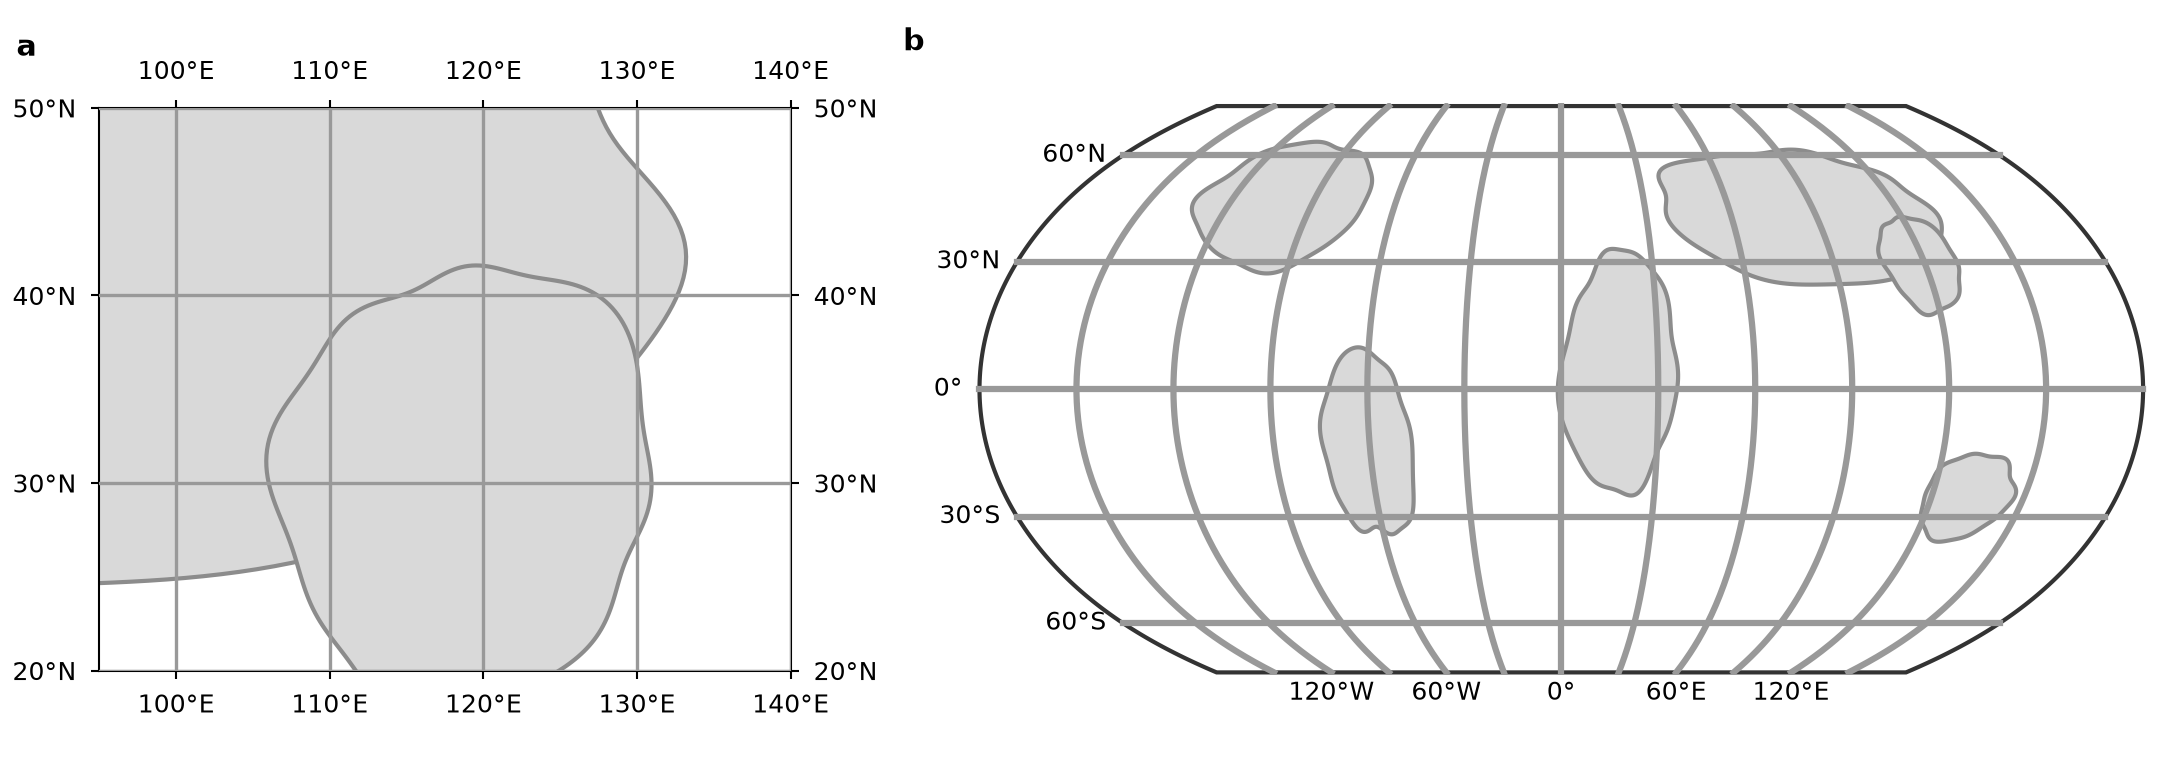

This chart was generated by the following Python code:
"""Graticule: latitude and longitude lines on a lon/lat map (a) and on an Equal Earth world map (b).

Synthetic land on a lon/lat grid; writes snippet.png next to this file.
"""

import os
from pathlib import Path

import matplotlib.pyplot as plt
import numpy as np
from matplotlib.patches import PathPatch, Polygon
from matplotlib.path import Path as MplPath
from matplotlib.ticker import FuncFormatter, MultipleLocator

MM = 1 / 25.4
STYLE_DIR = Path(__file__).resolve().parent / "../../../styles"
REGION = (95, 140, 20, 50)  # panel a: lon_min, lon_max, lat_min, lat_max
STEP_A = 10  # degrees between grid lines in panel a
PARALLELS = np.arange(-60, 61, 30)  # panel b
MERIDIANS = np.arange(-180, 181, 30)
LABELED_MERIDIANS = np.arange(-120, 121, 60)
GRATICULE = {"color": "0.6"}
FRAME = {"facecolor": "none", "edgecolor": "0.2"}
LAND = {"facecolor": "0.85", "edgecolor": "0.55"}
# Land masses: center lon, center lat, half-width and half-height in degrees.
LANDS = [(-100, 45, 30, 18), (-60, -15, 14, 22), (20, 5, 18, 28), (85, 45, 50, 18),
         (133, -25, 15, 10), (120, 30, 12, 12)]


def wiggle(rng, n, scale, terms=10):
    t = np.linspace(0, 1, n, endpoint=False)
    return sum(scale / k * np.sin(2 * np.pi * k * t + rng.uniform(0, 2 * np.pi))
               for k in range(1, terms + 1))


def land_rings(rng):
    rings = []
    for lon, lat, rx, ry in LANDS:
        angle = np.linspace(0, 2 * np.pi, 300, endpoint=False)
        radius = 1 + wiggle(rng, angle.size, 0.1)
        ring = np.column_stack([np.clip(lon + rx * radius * np.cos(angle), -180, 180),
                                np.clip(lat + ry * radius * np.sin(angle), -85, 85)])
        rings.append(np.vstack([ring, ring[:1]]))
    return rings


def equal_earth(lon, lat):
    """Equal Earth projection (Šavrič et al. 2018) for a unit sphere; degrees in."""
    a1, a2, a3, a4 = 1.340264, -0.081106, 0.000893, 0.003796
    lam, phi = np.radians(lon), np.radians(lat)
    theta = np.arcsin(np.sqrt(3) / 2 * np.sin(phi))
    x = (2 * np.sqrt(3) * lam * np.cos(theta)
         / (3 * (9 * a4 * theta**8 + 7 * a3 * theta**6 + 3 * a2 * theta**2 + a1)))
    y = a4 * theta**9 + a3 * theta**7 + a2 * theta**3 + a1 * theta
    return x, y


def degrees(positive, negative):
    def label(value, _=None):
        if value == 0 or abs(value) == 180:
            return f"{abs(value):g}°"
        return f"{abs(value):g}°{positive if value > 0 else negative}"
    return label


def graticule_lonlat(ax, rings):
    """Panel a: grid lines at the ticks, labels on all four sides."""
    for ring in rings:
        ax.add_patch(PathPatch(MplPath(ring), **LAND))
    ax.set(xlim=REGION[:2], ylim=REGION[2:])
    ax.set_aspect(1 / np.cos(np.radians(np.mean(REGION[2:]))))
    for axis in (ax.xaxis, ax.yaxis):
        axis.set_major_locator(MultipleLocator(STEP_A))
    ax.xaxis.set_major_formatter(FuncFormatter(degrees("E", "W")))
    ax.yaxis.set_major_formatter(FuncFormatter(degrees("N", "S")))
    ax.tick_params(top=True, right=True, labeltop=True, labelright=True)
    ax.grid(True, **GRATICULE)
    ax.set_axisbelow(False)  # grid over the land


def graticule_projected(ax, rings):
    """Panel b: project parallels, meridians, land and frame; label outside the frame."""
    fine = np.linspace(-90, 90, 181)
    edge = np.concatenate([np.column_stack(equal_earth(np.full_like(fine, 180), fine)),
                           np.column_stack(equal_earth(np.full_like(fine, -180), fine[::-1]))])
    frame = Polygon(edge, closed=True, **FRAME)
    ax.add_patch(Polygon(edge, closed=True, facecolor="white", edgecolor="none"))
    for ring in rings:
        ax.add_patch(Polygon(np.column_stack(equal_earth(*ring.T)), **LAND))
    fine_lon = np.linspace(-180, 180, 361)
    for lat in PARALLELS:
        ax.plot(*equal_earth(fine_lon, np.full_like(fine_lon, lat)), **GRATICULE)
    for lon in MERIDIANS[1:-1]:  # ±180 are the frame
        ax.plot(*equal_earth(np.full_like(fine, lon), fine), **GRATICULE)
    ax.add_patch(frame)

    lat_label = degrees("N", "S")
    for lat in PARALLELS:
        x, y = equal_earth(-180, lat)
        ax.annotate(lat_label(lat), (x, y), xytext=(-4, 0), textcoords="offset points",
                    ha="right", va="center")
    lon_label = degrees("E", "W")
    for lon in LABELED_MERIDIANS:
        x, y = equal_earth(lon, -90)
        ax.annotate(lon_label(lon), (x, y), xytext=(0, -2), textcoords="offset points",
                    ha="center", va="top")
    x_max, y_max = equal_earth(180, 0)[0], equal_earth(0, 90)[1]
    # 1% margin so the frame line is not clipped.
    ax.set(xlim=(-1.01 * x_max, 1.01 * x_max), ylim=(-1.01 * y_max, 1.01 * y_max),
           aspect="equal")
    ax.set_axis_off()


def main():
    rng = np.random.default_rng(4)
    rings = land_rings(rng)
    default = STYLE_DIR / "default.mplstyle"
    sheets = [default] if default.is_file() else []
    if selected := os.environ.get("CEDALION_STYLE"):
        sheet = Path(selected).expanduser()
        sheets.append(sheet if sheet.is_file() else STYLE_DIR / (selected.removesuffix(".mplstyle") + ".mplstyle"))
    map_frame = STYLE_DIR / "map.mplstyle"
    if map_frame.is_file():
        sheets.append(map_frame)
    width_mm = float(os.environ.get("CEDALION_WIDTH_MM", 183))
    with plt.style.context(sheets):
        fig, (ax_a, ax_b) = plt.subplots(1, 2, figsize=(width_mm * MM, 66 * MM),
                                         width_ratios=(1, 1.7), layout="constrained")
        graticule_lonlat(ax_a, rings)
        graticule_projected(ax_b, rings)
        for ax, letter, x in ((ax_a, "a", -0.12), (ax_b, "b", -0.06)):
            ax.text(x, 1.08, letter, transform=ax.transAxes, fontsize="large", fontweight="bold",
                    ha="left", va="bottom")
        fig.savefig(os.environ.get("CEDALION_SNIPPET_PNG", Path(__file__).with_name("snippet.png")), dpi=300)
        plt.close(fig)


if __name__ == "__main__":
    main()
